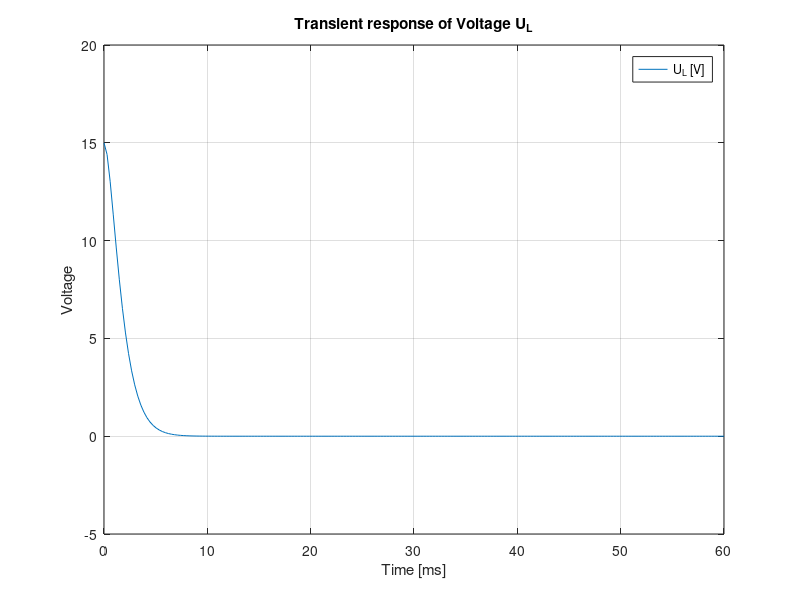

This chart was generated by the following MATLAB code:
s = tf('s');

R = 8;
L = 15 * 10^(-3);
C = 60 * 10^(-6);
U_0 = 15;

U_L = U_0 * (s*L*R*C + L)/(L*C*R*s^2 + s*L + R);


[y,x] = impulse(U_L, 0.06);
                      
                      
%Plot
figure(1)
    clf; hold on; grid on; box on
    set(gcf,'color','w')
    h = plot(x*1000,y);
    legend('U_{L} [V]')
    title('Transient response of Voltage U_{L}')
    xlabel('Time [ms]')
    ylabel('Voltage')